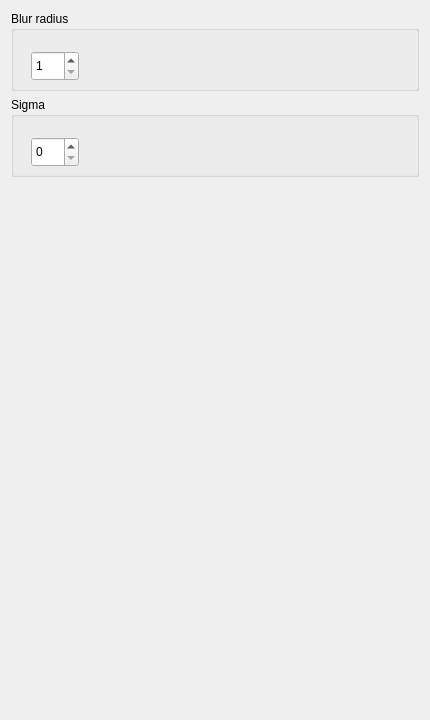
<?xml version="1.0" encoding="UTF-8"?>
<ui version="4.0">
 <class>GaussianBlureSettings</class>
 <widget class="QWidget" name="GaussianBlureSettings">
  <property name="geometry">
   <rect>
    <x>0</x>
    <y>0</y>
    <width>430</width>
    <height>720</height>
   </rect>
  </property>
  <property name="minimumSize">
   <size>
    <width>430</width>
    <height>0</height>
   </size>
  </property>
  <property name="windowTitle">
   <string>Form</string>
  </property>
  <layout class="QVBoxLayout" name="verticalLayout_2">
   <item>
    <layout class="QVBoxLayout" name="verticalLayout">
     <item>
      <widget class="QGroupBox" name="groupBox">
       <property name="minimumSize">
        <size>
         <width>0</width>
         <height>80</height>
        </size>
       </property>
       <property name="title">
        <string>Blur radius</string>
       </property>
       <widget class="QSpinBox" name="blurRadius">
        <property name="geometry">
         <rect>
          <x>20</x>
          <y>40</y>
          <width>48</width>
          <height>30</height>
         </rect>
        </property>
        <property name="minimum">
         <number>1</number>
        </property>
        <property name="maximum">
         <number>31</number>
        </property>
        <property name="singleStep">
         <number>2</number>
        </property>
       </widget>
      </widget>
     </item>
     <item>
      <widget class="QGroupBox" name="groupBox_2">
       <property name="minimumSize">
        <size>
         <width>0</width>
         <height>80</height>
        </size>
       </property>
       <property name="title">
        <string>Sigma</string>
       </property>
       <widget class="QSpinBox" name="sigma">
        <property name="geometry">
         <rect>
          <x>20</x>
          <y>40</y>
          <width>48</width>
          <height>30</height>
         </rect>
        </property>
       </widget>
      </widget>
     </item>
    </layout>
   </item>
   <item>
    <spacer name="verticalSpacer">
     <property name="orientation">
      <enum>Qt::Vertical</enum>
     </property>
     <property name="sizeHint" stdset="0">
      <size>
       <width>20</width>
       <height>40</height>
      </size>
     </property>
    </spacer>
   </item>
  </layout>
 </widget>
 <resources/>
 <connections/>
</ui>
